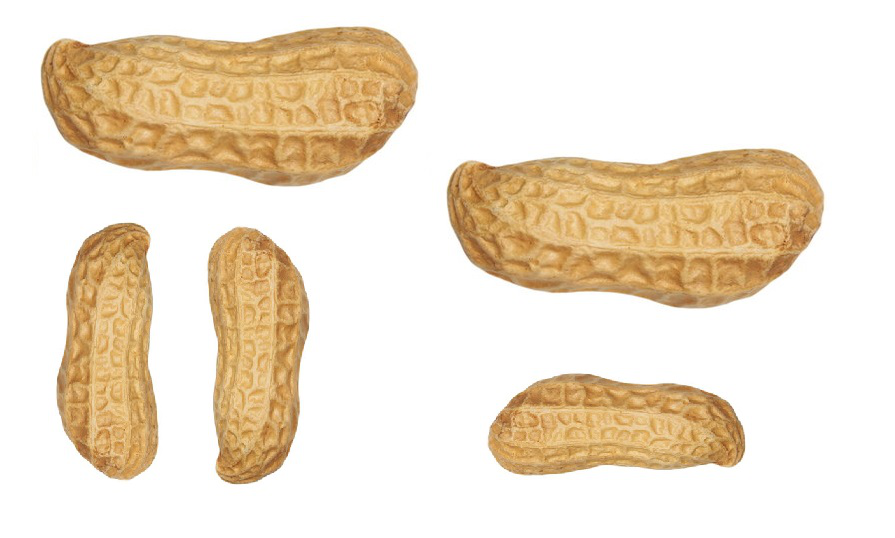
#> input picture resources/peanut.png, 895 x 538 px
$ python industrial_app_project_1.py ../resources/peanut.png
#> lines starting #> are read from the running program, lines starting #| are printed output that depends on the picture; after the words box and inside, x2 and y2 are one past the last pixel; in counts of white or black regions, pixels touching at a corner belong together
import cv2
import matplotlib.pyplot as plt
import sys

# simply counts the peanut(s) on the screen and shows the result on the screen as a text.


def findCountrsInImage(thresh, img):
    contours, _ = cv2.findContours(
        thresh, cv2.RETR_TREE, cv2.CHAIN_APPROX_SIMPLE)

    contours_count = 0
    for cnt in contours:
        area = cv2.contourArea(cnt)
        area_min = 200
        area_max = 100000
        color = (0, 0, 255)
        if area_min < area < area_max:
            cv2.drawContours(img, [cnt], -1, color, -1)
            contours_count += 1

    return contours_count


def resultText(contours_count, img):
    width = img.shape[1]
    mid_width = int(width / 2)

    cv2.putText(img, f'Total: {contours_count}', (mid_width, 50),
                cv2.FONT_HERSHEY_SIMPLEX, 1, (255, 0, 255), 2, cv2.LINE_AA)


def plotDrawImage(x, y, img, title, loc):
    img = cv2.cvtColor(img, cv2.COLOR_BGR2RGB)
    loc[x, y].imshow(img)
    loc[y, y].set_title(title)


def main():
    try:
        path = sys.argv[1]
    except:
        print("Please enter a valid path")
        return

    img = cv2.imread(path)  # ../resources/peanut.png
#> img is the input picture: shape (538, 895, 3); mean B, G, R 204.8, 224.9, 239.1
    img = cv2.resize(img, (600, 400))
#> img: shape (400, 600, 3)
    imgGray = cv2.cvtColor(img, cv2.COLOR_BGR2GRAY)
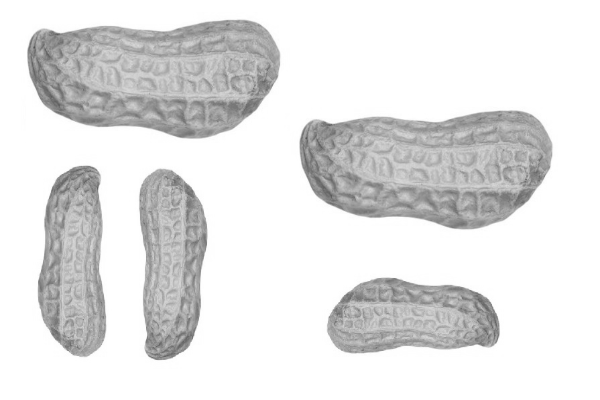
#> imgGray: shape (400, 600); min 81, max 255, mean 226.8

    blurred = cv2.blur(imgGray, (12, 12), 0)
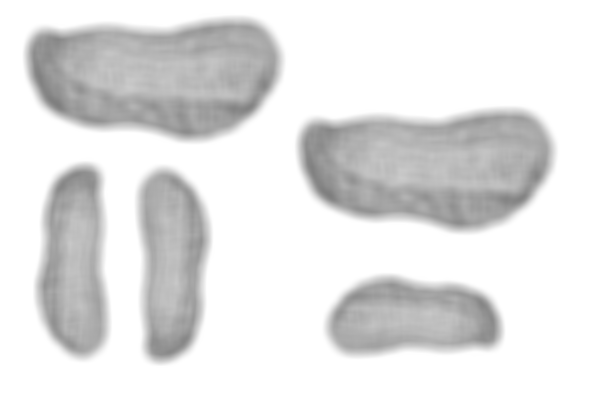
#> blurred: shape (400, 600); min 126, max 255, mean 226.8
    _, thresh = cv2.threshold(blurred, 200, 255, cv2.THRESH_BINARY_INV)
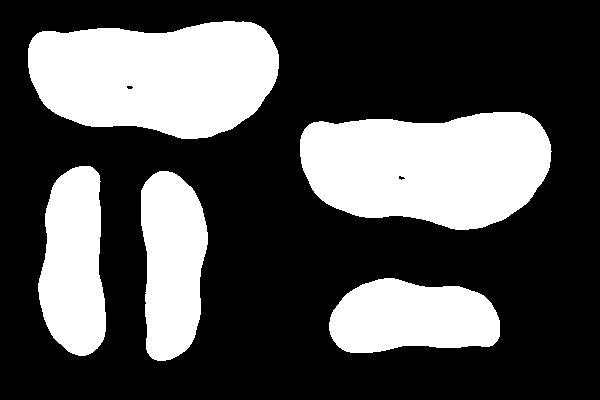
#> thresh: shape (400, 600); 31.9% white; 5 white regions, box (x1, y1, x2, y2) and area: (300, 112, 552, 230) 23256, (28, 21, 279, 139) 23243, (329, 278, 500, 353) 10028, (38, 166, 106, 356) 9998, (141, 171, 208, 361) 9994

    masked = cv2.bitwise_and(img, img, mask=thresh)
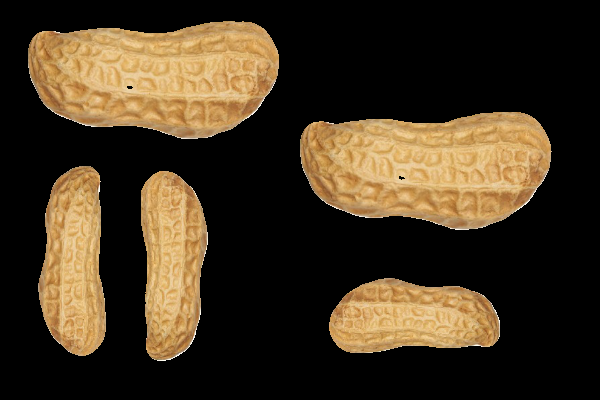
#> masked: shape (400, 600, 3); mean B, G, R 32.3, 51.9, 65.9
    cv2.imshow("masked", masked)

    canny = cv2.Canny(thresh, 20, 200)
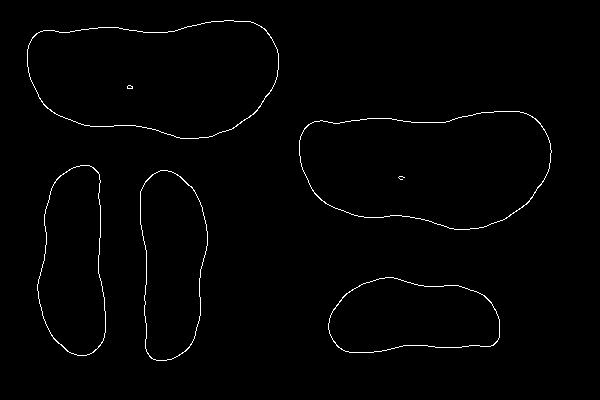
#> canny: shape (400, 600); 1.1% white in thin lines or dots, all inside (x1, y1, x2, y2) = (27, 20, 552, 361)

    contours_count = findCountrsInImage(thresh, img)
#> in findCountrsInImage, `contours, _ = cv2.findContours( thresh, cv2.RETR_TREE, cv2.CHAIN_APPRO..`: contours = 7 contours; box (x1, y1, x2, y2) and area: (300, 112, 552, 230) 22974, (28, 21, 279, 139) 22962, (329, 278, 500, 353) 9830, (38, 166, 106, 356) 9788, (141, 171, 208, 361) 9784, (126, 85, 134, 90) 22, (398, 175, 406, 181) 21
#> the loop in findCountrsInImage, `for cnt in contours:` made 7 passes
#> area on passes 1 to 7: 9830.5, 9784, 9788, 22974, 21, 22961.5, 21.5
#> after the loop in findCountrsInImage, `for cnt in contours:`:
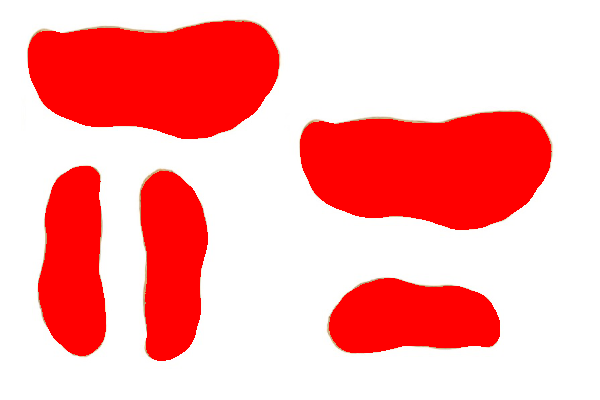
#> img: shape (400, 600, 3); mean B, G, R 172.4, 172.9, 254.5
#> after the loop in findCountrsInImage, `for cnt in contours:`: contours_count = 5
#> contours_count = 5
    resultText(contours_count, img)
#> in resultText, `cv2.putText(img, f'Total: {contours_count}', (mid_width, 50), cv2.FONT..`:
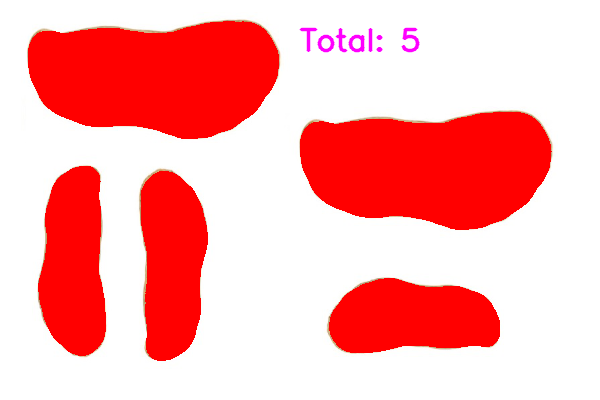
#> img: shape (400, 600, 3); 0.52% of pixels changed, all inside (x1, y1, x2, y2) = (299, 27, 420, 53)

    f, loc = plt.subplots(2, 2)

    plotDrawImage(0, 0, img, 'result image', loc)
    plotDrawImage(0, 1, canny, 'canny', loc)
    plotDrawImage(1, 0, thresh, 'thresh', loc)
    plotDrawImage(1, 1, imgGray, 'gray', loc)

    plt.show()

    cv2.waitKey(0)
    cv2.destroyAllWindows()


if __name__ == "__main__":
    main()
